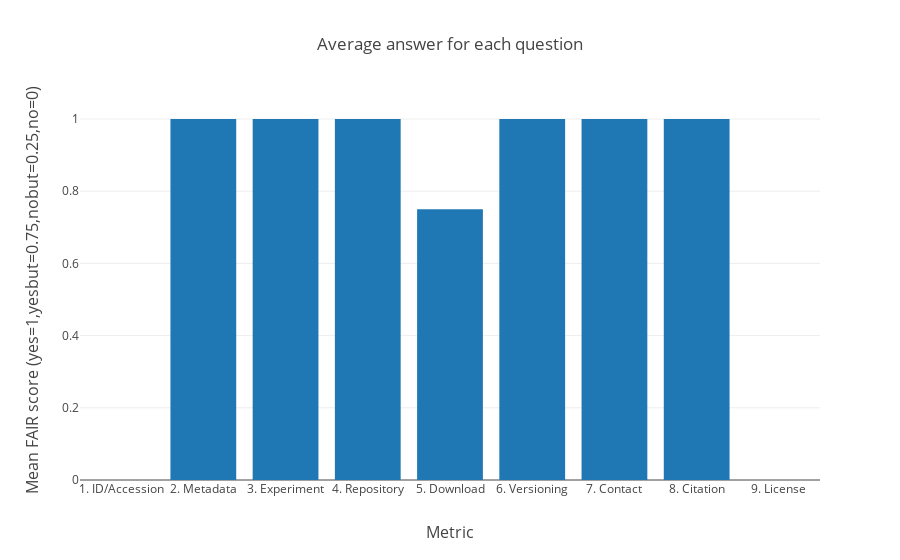

Notebook code for this chart:
### Markdown cell above
### Dataset Rubric: Average answer for each question

### Code cell
# Find average score for each question 
datasets_average_score_per_question=QuestionBreakdown(query2,data_metric_dict)

### Figure 1 — Plotly figure (JSON) as saved in the notebook; plotly's stock layout.template omitted (floating-point values rounded to 4 significant figures)
{"data": [{"type": "bar", "uid": "b36e2986-ad6e-11e8-a451-acbc32b9f105", "x": ["1. ID/Accession", "2. Metadata", "3. Experiment", "4. Repository", "5. Download", "6. Versioning", "7. Contact", "8. Citation", "9. License"], "y": [0, 1, 1, 1, 0.75, 1, 1, 1, 0]}], "layout": {"title": "Average answer for each question", "xaxis": {"tickfont": {"size": 12}, "title": "Metric", "titlefont": {"size": 16}}, "yaxis": {"title": "Mean FAIR score (yes=1,yesbut=0.75,nobut=0.25,no=0)", "titlefont": {"size": 16}}}}
